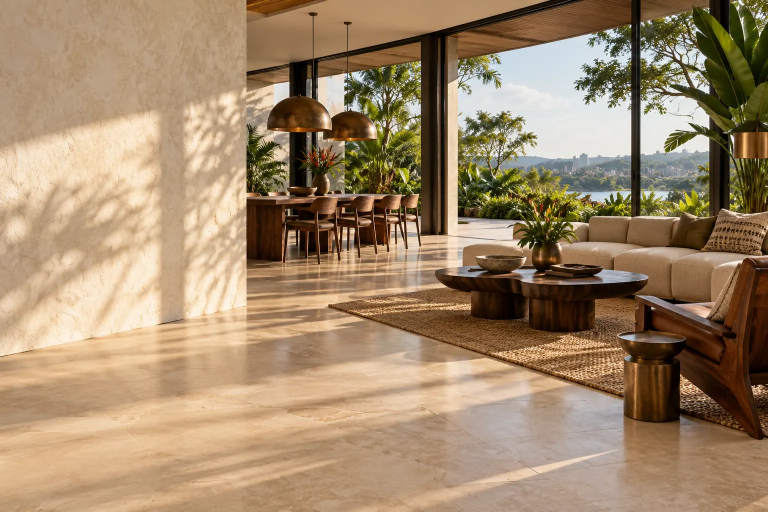
#> input picture assets-src/original/inspiration/master/hero-desktop.webp, 1536 x 1024 px (shown at 1/2 size)
$ python optimize-images.py
#> lines starting #> are read from the running program, lines starting #| are printed output that depends on the picture
"""Generate web derivatives from the untouched masters in assets-src/original.

Run with `npm run images` (Python 3 + Pillow). Outputs are committed so the build
never depends on Python. Every derivative is made from the largest supplied file,
and nothing is ever upscaled beyond its source width.
"""
import shutil
from pathlib import Path
from PIL import Image, ImageDraw

root = Path(__file__).resolve().parents[1]
source = root / 'assets-src' / 'original'
public = root / 'public'
output = public / 'images'
output.mkdir(parents=True, exist_ok=True)
(public / 'brand').mkdir(exist_ok=True)


def variants(relative, name, widths, box=None, quality=78):
#> called with relative = 'inspiration/master/hero-desktop.webp', name = 'hero-desktop', quality = 80
    with Image.open(source / relative) as master:
#> master is the input picture: PIL image 1536x1024 RGB; mean R, G, B 161.6, 136.6, 107.1
        image = master.convert('RGB')
        if box:
            image = image.crop(box)
        made, total = [], 0
        for width in widths:
            width = min(width, image.width)  # never upscale
            if width in made:
                continue
            height = round(image.height * width / image.width)
            target = output / f'{name}-{width}.webp'
            image.resize((width, height), Image.Resampling.LANCZOS).save(target, 'WEBP', quality=quality, method=6)
            made.append(width)
            total += target.stat().st_size
#> this loop made 1 pass
#> pass 1, in variants, `image.resize((width, height), Image.Resampling.LANCZOS).save(target, '..`:
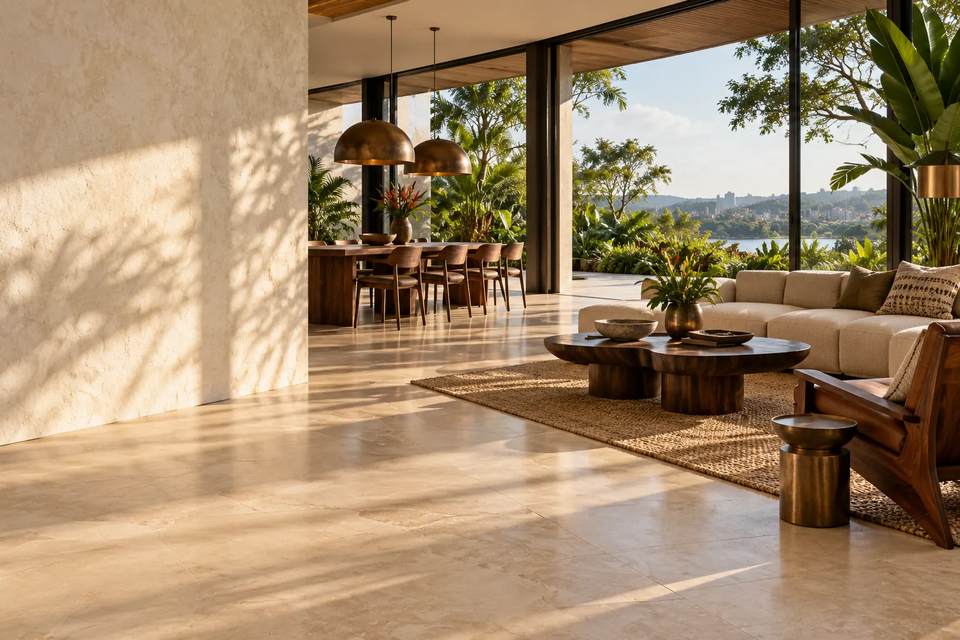
#> saved as hero-desktop-960.webp: PIL image 960x640 RGB; mean R, G, B 161.6, 136.6, 107.2
#> after the loop, made = [960]; total = 0
        print(f'{name}: {image.width}x{image.height} -> {made}, {total // 1024} KB')


# Generated inspiration (full-dimension masters). <picture> serves one hero per device.
# The mobile hero drops the top band of quiet wall, because on phones the headline
# sits above the photograph rather than over it.
#> (the run stopped early here; a loop or call above may not have finished)
